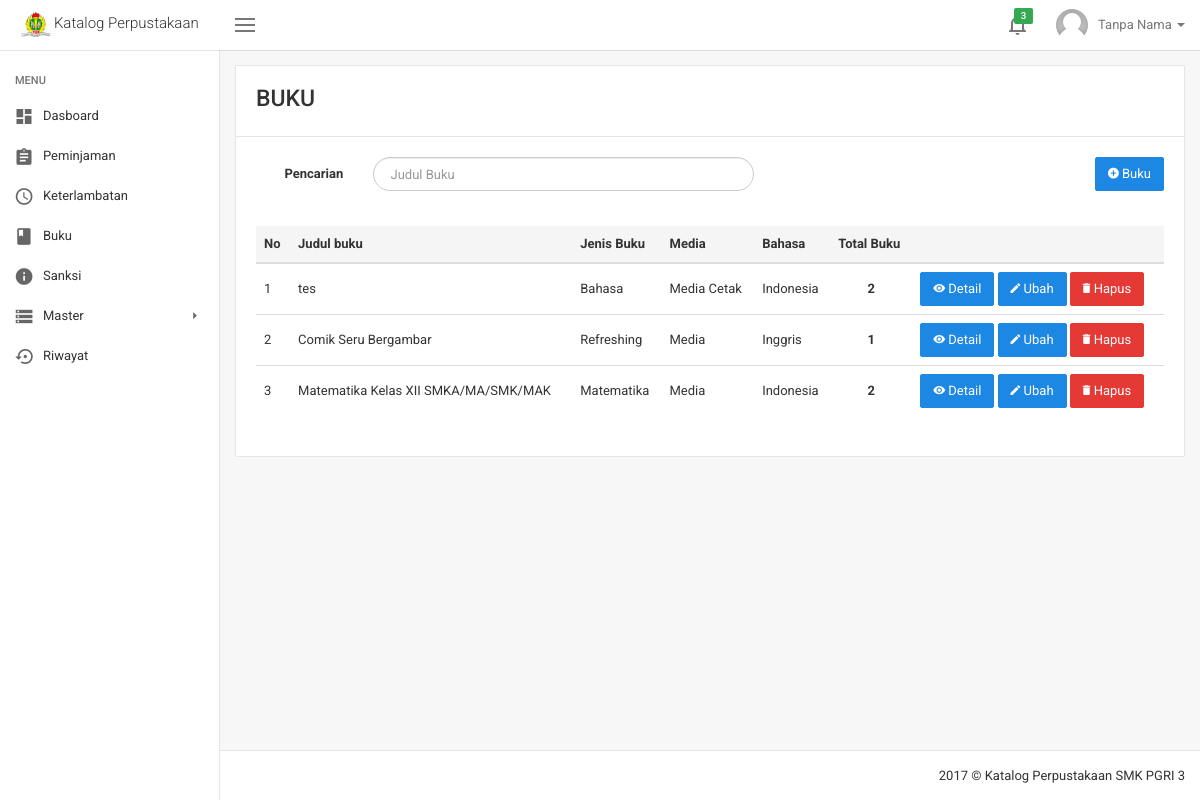
The app's page /buku.php (signed in) with its own data.
### tables this page shows
CREATE TABLE `user` (
  `id_user` int(12) NOT NULL,
  `no_induk` varchar(225) NOT NULL,
  `nama` varchar(225) NOT NULL,
  `username` varchar(225) NOT NULL,
  `email` varchar(225) NOT NULL,
  `password` varchar(225) NOT NULL,
  `foto_user` varchar(225) NOT NULL,
  `jabatan` varchar(225) NOT NULL,
  `kelas` varchar(225) NOT NULL,
  `no_hp` varchar(15) NOT NULL,
  `alamat` text NOT NULL,
  `role` enum('Admin','User') NOT NULL,
  `tgl_entri` date NOT NULL,
  `verifikasi` enum('Sudah','Belum') NOT NULL
);

CREATE TABLE `buku` (
  `id_buku` int(15) NOT NULL,
  `judul_buku` varchar(225) NOT NULL,
  `gambar_buku` text,
  `jilid` varchar(225) NOT NULL,
  `cetakan` varchar(225) NOT NULL,
  `edisi` varchar(225) NOT NULL,
  `ISBN` varchar(225) NOT NULL,
  `jenis_media` varchar(225) DEFAULT NULL,
  `bahasa` varchar(225) DEFAULT NULL,
  `jenis_koleksi` varchar(225) DEFAULT NULL,
  `id_jenis_buku` int(15) DEFAULT NULL,
  `judul_singkat` varchar(225) NOT NULL,
  `sumber` varchar(225) NOT NULL,
  `kota_terbit` varchar(225) NOT NULL,
  `penerbit` varchar(225) NOT NULL,
  `tahun_terbit` date NOT NULL,
  `biografi` text NOT NULL,
  `tgl_entri_buku` date NOT NULL
);

CREATE TABLE `jenis_buku` (
  `id_jenis_buku` int(12) NOT NULL,
  `no_dewery` int(12) NOT NULL,
  `subyek` varchar(250) NOT NULL,
  `deskripsi_jenis_buku` text
);

### buku.php (the view, shortened to what this page needs)
<!DOCTYPE html>
<html lang="en">
  <?php include('script/head_script.php') ?>
  <body class="layout layout-header-fixed layout-left-sidebar-fixed">
    <?php include('menu/header.php') ?>
    <div class="site-main">
      <?php include('menu/sidebar.php') ?>
      <div class="site-content">
        <div class="panel panel-default panel-table">
          <div class="panel-heading">
            <h3 class="m-t-0 m-b-5">BUKU</h3>
          </div>
          <div class="panel-body">
            <div class="row">
              <div class="col-sm-9">
                <form class="form-horizontal">
                  <div class="form-group">
                    <label class="col-sm-2 control-label" for="form-control-2">
                      Pencarian
                    </label>
                    <div class="col-sm-7">
                      <input id="judulBuku" onkeyup="buku()" placeholder="Judul Buku" class="form-control input-pill" type="text">
                    </div>
                  </div>
                </form>
              </div>
              <div class="col-sm-3">
                <div align="right">
                  <a href="tambah_buku.php">
                    <button type="button" class="btn btn-primary">
                      <i class="zmdi zmdi-plus-circle"></i> Buku
                    </button>
                  </a>
                </div>
              </div>
            </div>
            <br>
          <div class="table-responsive">
<?php
  $query_buku = "SELECT a.*, b.*
                  FROM buku AS a INNER JOIN jenis_buku AS b WHERE a.id_jenis_buku = b.id_jenis_buku
                  GROUP BY a.judul_buku ORDER BY a.id_buku  DESC" ;
  $result_buku = mysqli_query($con, $query_buku);
?>
            <table class="table" id="myTable">
              <thead>
                <tr>
                  <th>No</th>
                  <th>Judul buku</th>
                  <th>Jenis Buku</th>
                  <th>Media</th>
                  <th>Bahasa</th>
                  <th>Total Buku</th>
                  <th></th>
                </tr>
              </thead>
              <tbody>
<?php
  $no_buku = 1;
  while($data_buku = mysqli_fetch_assoc($result_buku)){
                echo '<tr>
                  <td>'.$no_buku.'</td>
                  <td>'.$data_buku['judul_buku'].'</td>
                  <td>'.$data_buku['subyek'].'</td>
                  <td>'.$data_buku['jenis_media'].'</td>
                  <td>'.$data_buku['bahasa'].'</td>
                  <td><b><div align="center">';
        $query_banyak = "SELECT id_detail_buku
                         FROM detail_buku WHERE id_buku LIKE '$data_buku[id_buku]'";
        $result_banyak = mysqli_query($con, $query_banyak);
        $banyakdata_banyak = $result_banyak->num_rows;
                  echo $banyakdata_banyak.'
                  </div></b>
                  </td>
                  <td>
                    <a href="detail_buku.php?ISBN='.$data_buku['ISBN'].'">
                      <button type="button" class="btn btn-primary">
                        <i class="zmdi zmdi-eye"></i> Detail
                      </button>
                    </a>
                    <a href="ubah_buku.php?ISBN='.$data_buku['ISBN'].'">
                      <button type="button" class="btn btn-primary">
                        <i class="zmdi zmdi-edit"></i> Ubah
                      </button>
                    </a>
                    <button onclick="hapus('.$data_buku['id_buku'].')" type="button" class="btn btn-danger">
                      <i class="zmdi zmdi-delete"></i> Hapus
                    </button>
                  </td>
                </tr>';
                $no_buku++;
              }
?>
              </tbody>
            </table>
          </div>
        </div>
      </div>
    </div>
    <?php include('menu/footer.php') ?>
  </div>
</body>
</html>

### menu/header.php (shortened to what this page needs)
<?php include('system/session.php');
  $query_login = "SELECT * FROM user WHERE email ='$_SESSION[email]'";
  $result_login = mysqli_query($con, $query_login);
  $data_login         = mysqli_fetch_assoc($result_login);
  $username_login     = $data_login["username"];
  $foto_login         = $data_login["foto_user"];
?>
<div class="site-header">
  <nav class="navbar navbar-default">
    <div class="navbar-header" align="center">
      <a class="navbar-brand" href="index.php">
        <img src="img/logo.png" alt="" height="25">
        <span>Katalog Perpustakaan</span>
      </a>
    </div>
    <div class="navbar-collapsible">
      <div id="navbar" class="navbar-collapse collapse">
        <button class="navbar-toggler left-sidebar-collapse pull-left hidden-xs" type="button">
          <span class="hamburger"></span>
        </button>
        <ul class="nav navbar-nav navbar-right">
          <li class="nav-table dropdown">
            <a href="#" class="dropdown-toggle" data-toggle="dropdown" role="button" aria-haspopup="true" aria-expanded="false">
              <span class="nav-cell nav-icon">
                <i class="zmdi zmdi-notifications-none"></i>
              </span>
              <span class="label label-success">3</span>
            </a>
          </li>
          <li class="nav-table dropdown hidden-sm-down">
            <a href="#" class="dropdown-toggle" data-toggle="dropdown" role="button" aria-haspopup="true" aria-expanded="false">
              <span class="nav-cell p-r-10">
                <img class="img-circle" src="img/avatars/<?php echo $foto_login ?>" alt="" width="32" height="32">
              </span>
              <span class="nav-cell"><?php echo $username_login ?>
                <span class="caret"></span>
              </span>
            </a>
          </li>
        </ul>
      </div>
    </div>
  </nav>
</div>

### records on screen
user: foto_user (picture), username "Tanpa Nama"
buku: judul_buku "tes", id_jenis_buku.subyek "Bahasa", jenis_media "Media Cetak", bahasa "Indonesia", banyakdata_banyak "2"
buku: judul_buku "Comik Seru Bergambar", id_jenis_buku.subyek "Refreshing", jenis_media "Media", bahasa "Inggris", banyakdata_banyak "1"
buku: judul_buku "Matematika Kelas XII SMKA/MA/SMK/MAK", id_jenis_buku.subyek "Matematika", jenis_media "Media", bahasa "Indonesia", banyakdata_banyak "2"
